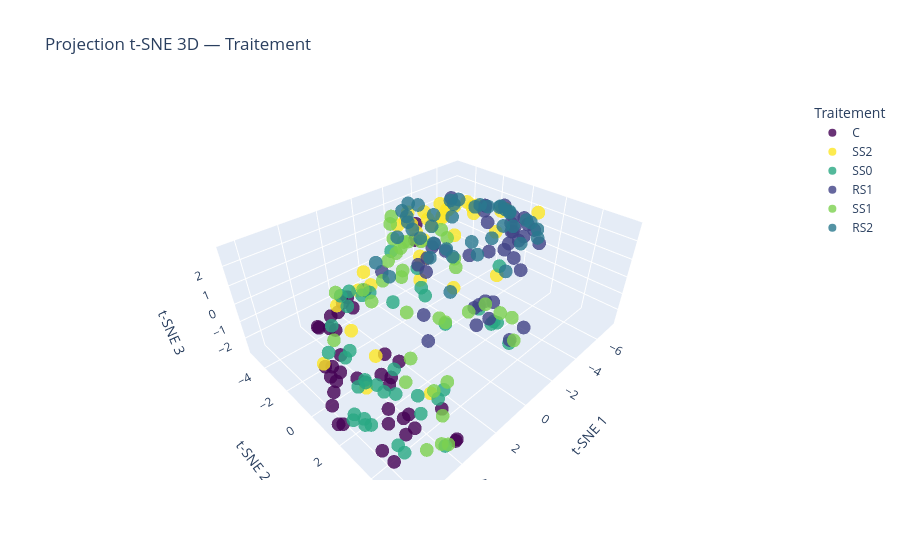

Source (notebook cell):
### Code cell
import plotly.express as px

n = len(labels_unique)
viridis_colors = px.colors.sample_colorscale(
    'viridis', [i / (n - 1) for i in range(n)]
)

color_map = {lbl: viridis_colors[i] for i, lbl in enumerate(labels_unique)}
color_labels = [labels_unique[c] for c in colors]
fig = px.scatter_3d(
x=X_tsne[:,0], y=X_tsne[:,1], z=X_tsne[:,2],
color=color_labels,
color_discrete_map=color_map,
opacity=0.8,
labels={'x': 't-SNE 1', 'y': 't-SNE 2', 'z': 't-SNE 3', 'color': 'Traitement'},
title="Projection t-SNE 3D — Traitement"
)
fig.show()
